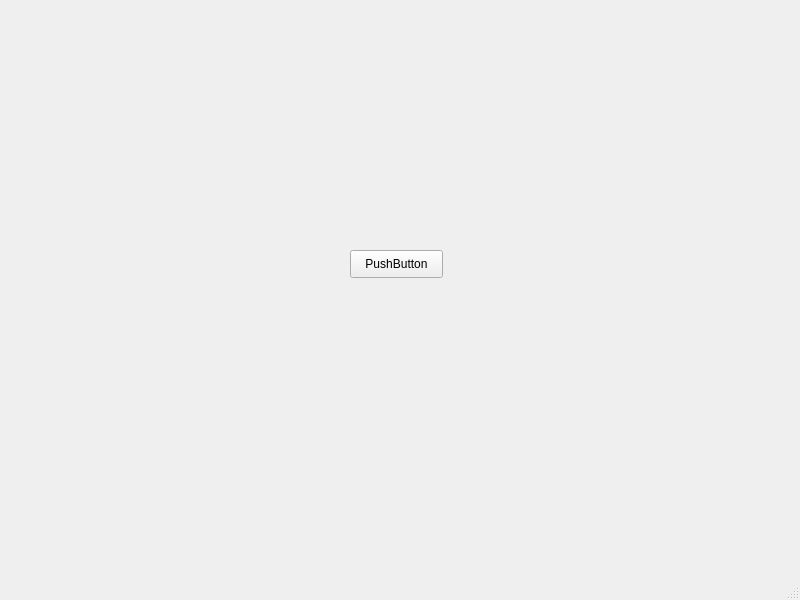
<?xml version="1.0" encoding="UTF-8"?>
<ui version="4.0">
 <class>MainWindow</class>
 <widget class="QMainWindow" name="MainWindow">
  <property name="geometry">
   <rect>
    <x>0</x>
    <y>0</y>
    <width>800</width>
    <height>600</height>
   </rect>
  </property>
  <property name="windowTitle">
   <string>MainWindow</string>
  </property>
  <widget class="QWidget" name="centralwidget">
   <widget class="QPushButton" name="pushButton">
    <property name="geometry">
     <rect>
      <x>350</x>
      <y>250</y>
      <width>93</width>
      <height>28</height>
     </rect>
    </property>
    <property name="text">
     <string>PushButton</string>
    </property>
   </widget>
  </widget>
  <widget class="QMenuBar" name="menubar">
   <property name="geometry">
    <rect>
     <x>0</x>
     <y>0</y>
     <width>800</width>
     <height>26</height>
    </rect>
   </property>
  </widget>
  <widget class="QStatusBar" name="statusbar"/>
 </widget>
 <resources/>
 <connections/>
</ui>
